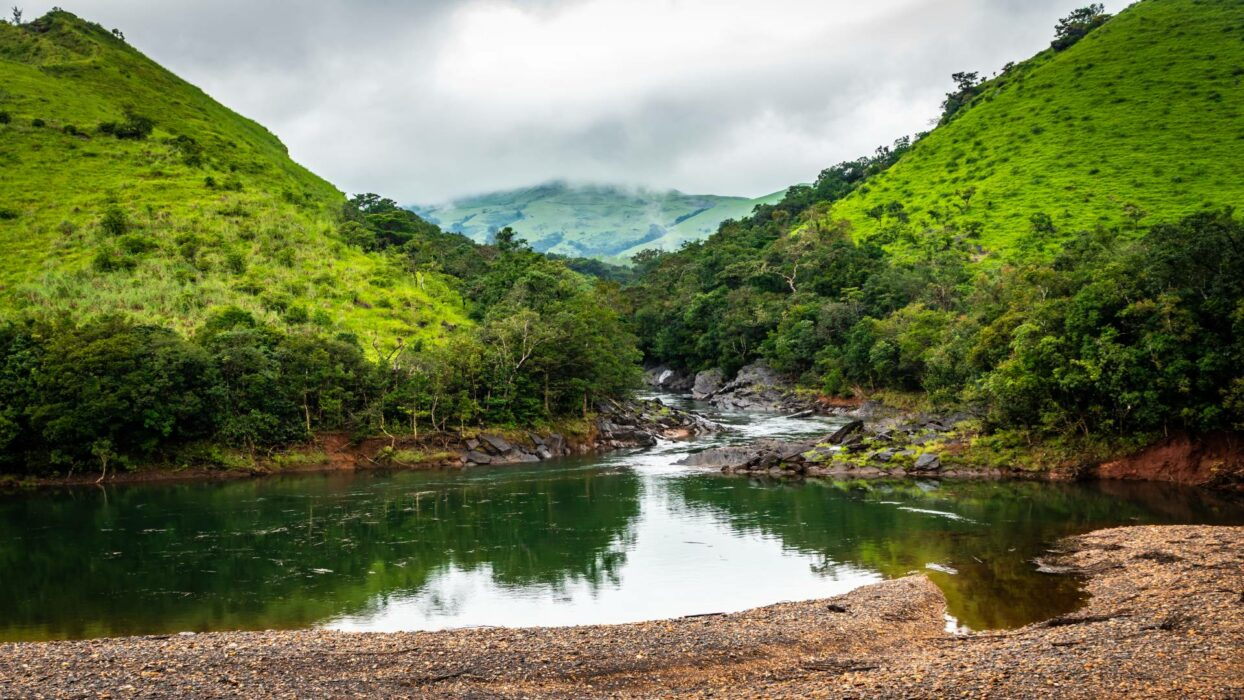
#> input picture sample-image.jpg, 1244 x 700 px
$ jupyter execute 07-fourier.ipynb
#> lines starting #> are read from the running program, lines starting #| are printed output that depends on the picture; after the words box and inside, x2 and y2 are one past the last pixel; in counts of white or black regions, pixels touching at a corner belong together
[cell 1]
import cv2
import numpy as np
import matplotlib.pyplot as plt

img = cv2.imread('sample-image.jpg', 0)
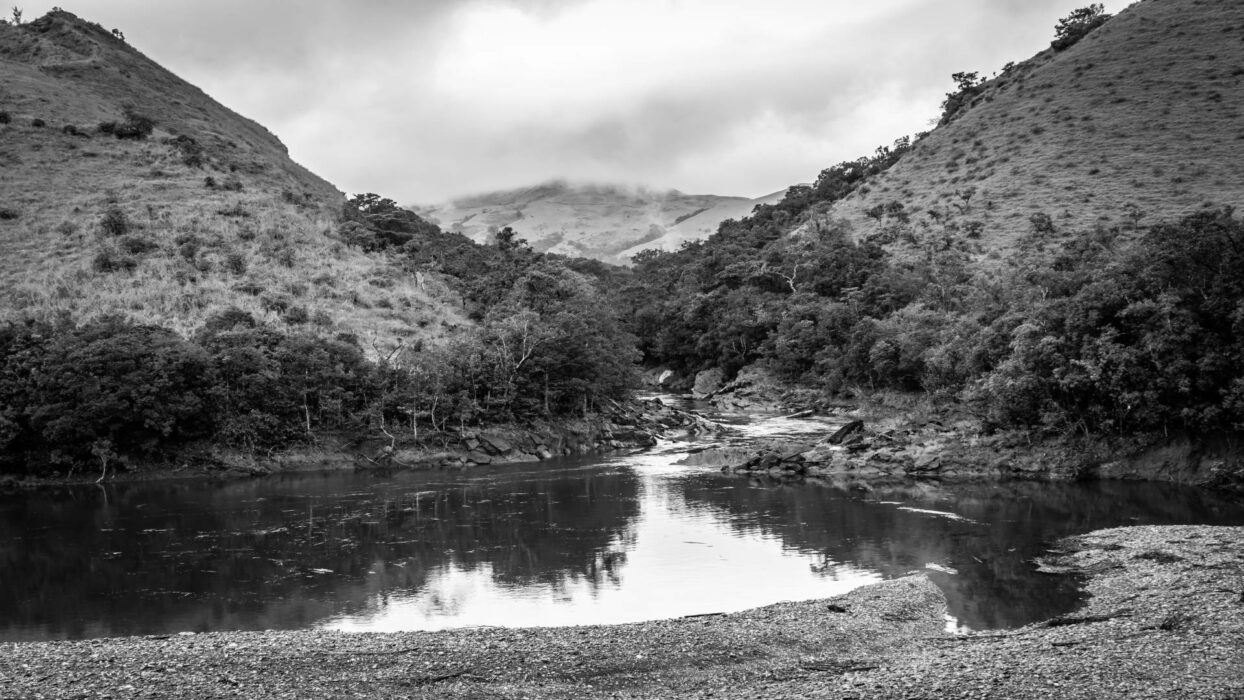
#> img: shape (700, 1244); min 0, max 255, mean 112

f = np.fft.fftshift(np.fft.fft2(img))
rows, cols = img.shape
#> rows = 700; cols = 1244
crow, ccol = rows // 2, cols // 2
#> crow = 350; ccol = 622

mask_lp = np.zeros((rows, cols), np.uint8)
cv2.circle(mask_lp, (ccol, crow), 50, 1, -1)
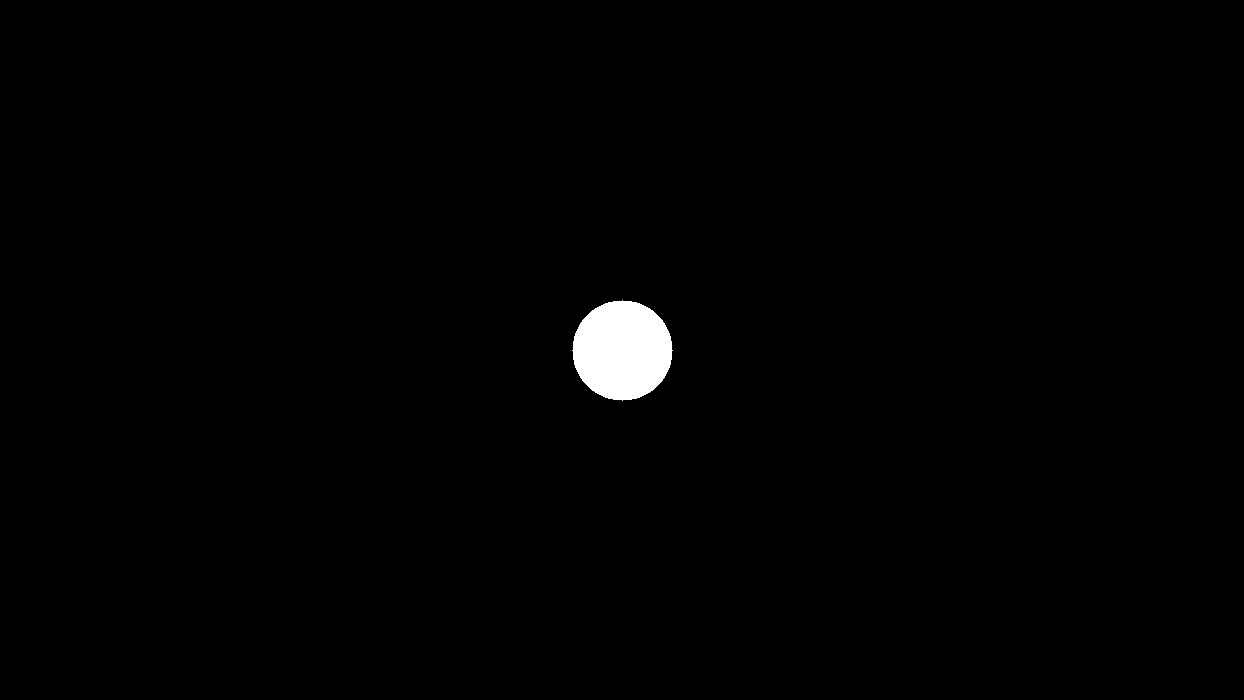
#> mask_lp: shape (700, 1244); values 0 (black) and 1 (white), 0.9% white; 1 white region, box (x1, y1, x2, y2) and area: (572, 300, 673, 401) 7845

mask_hp = 1 - mask_lp

img_lp = np.abs(np.fft.ifft2(np.fft.ifftshift(f * mask_lp)))
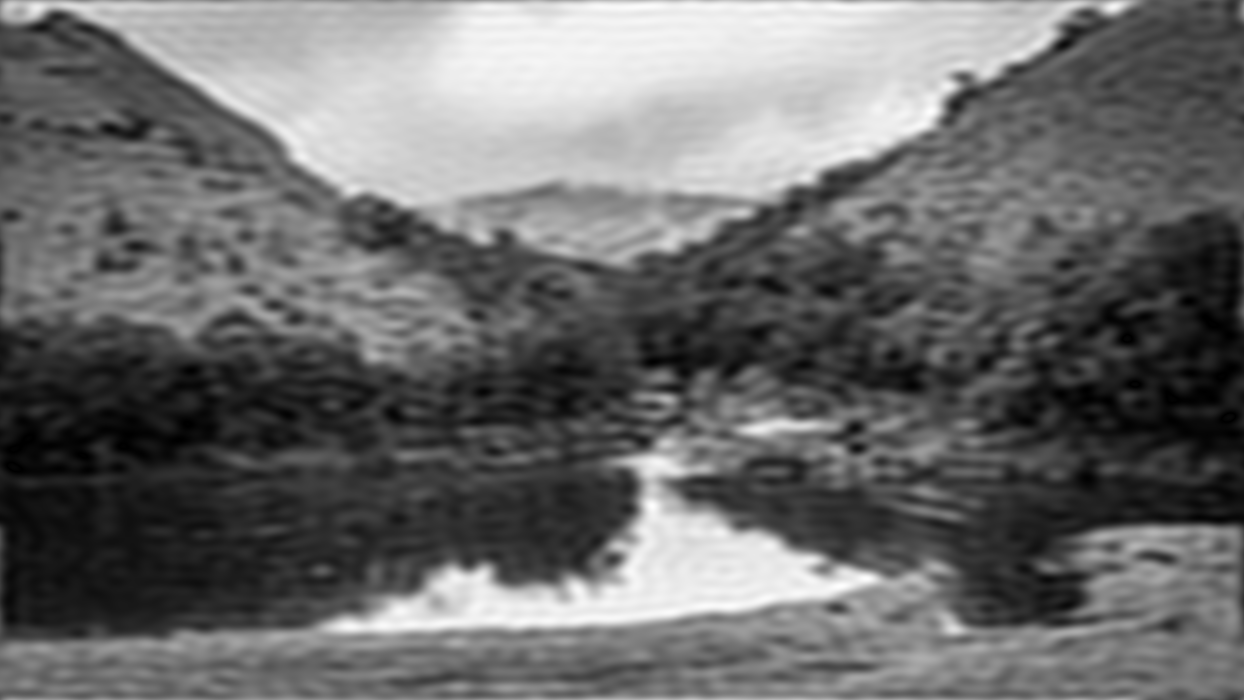
#> img_lp: shape (700, 1244) float64; min 0.0066, max 265.4, mean 112; drawn with min black and max white
img_hp = np.abs(np.fft.ifft2(np.fft.ifftshift(f * mask_hp)))
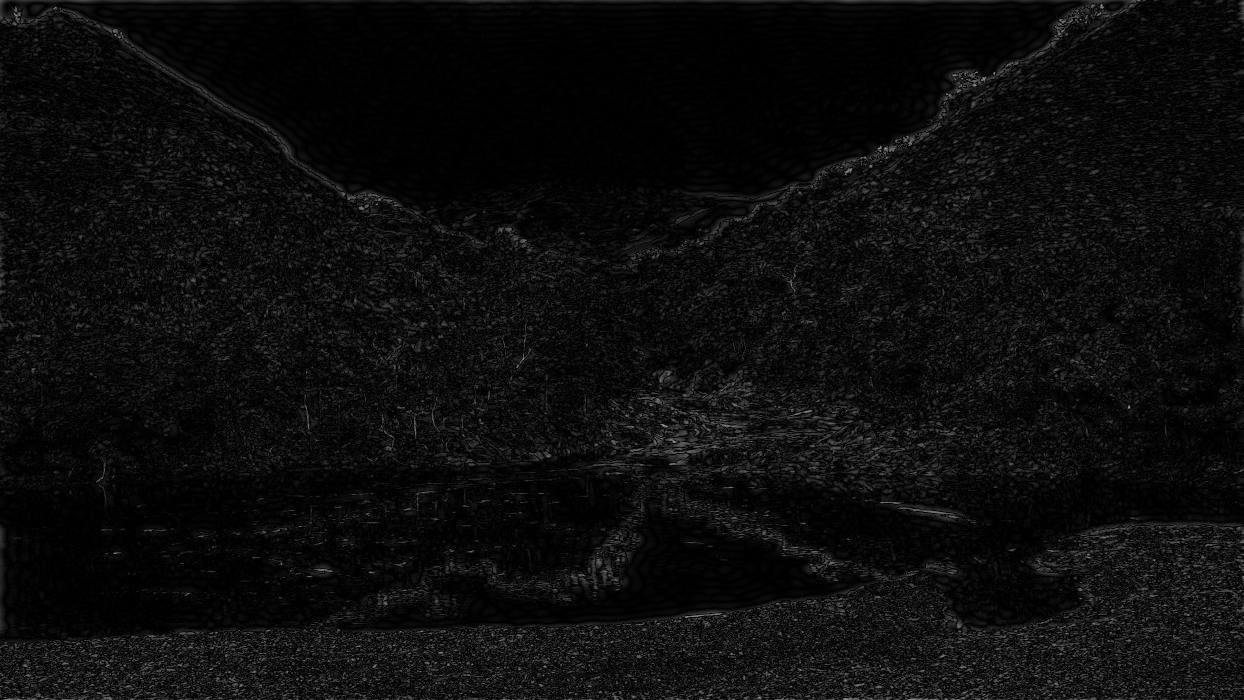
#> img_hp: shape (700, 1244) float64; min 2.78e-05, max 155, mean 13.1

titles = ['Original', 'Low-Pass Filtered', 'High-Pass Filtered']
images = [img, img_lp, img_hp]

plt.figure(figsize=(12, 4))
for i in range(3):
    plt.subplot(1, 3, i + 1)
    plt.imshow(images[i], cmap='gray')
    plt.title(titles[i])
    plt.axis('off')

plt.tight_layout()
plt.show()
